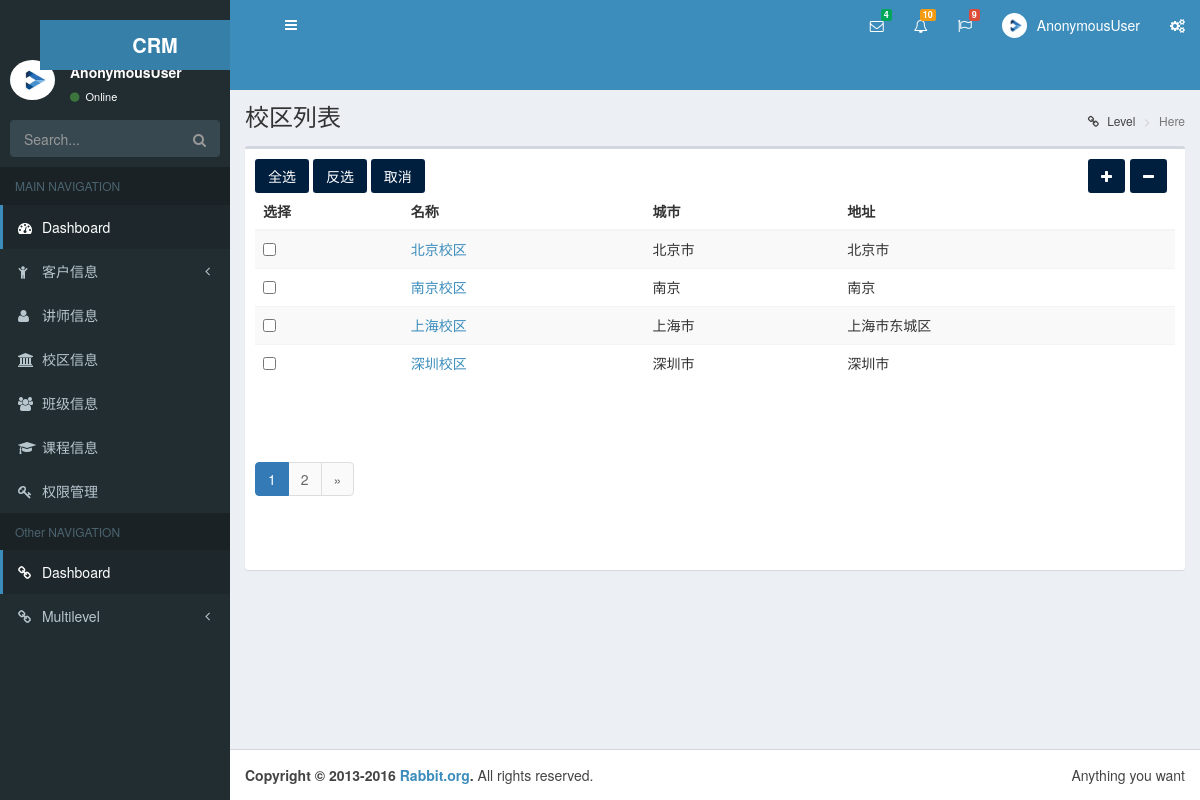
The page /crm/school/ on the database its author committed.
### crm_new/models.py (models this page shows, shortened)
class School(models.Model):
    name = models.CharField(max_length=128,unique=True)
    city = models.CharField(max_length=64)
    addr = models.CharField(max_length=128)

### crm_new/views.py (the view)
# urls.py: url(r'^school/(\d+)/$',views.school_detail,name="school_detail" ),
def school(request):
    if request.method == 'POST':
        form = forms.SchoolModelForm(request.POST)
        if form.is_valid():
            form.save()
    shcool_list = models.School.objects.all()
    pageinator = Paginator(shcool_list,4)
    page = request.GET.get('page')
    try:
        objs = pageinator.page(page)
    except PageNotAnInteger:
        objs = pageinator.page(1)
    except EmptyPage:
        objs = pageinator.page(pageinator.num_pages)
    form = forms.SchoolModelForm()
    return render(request,'crm/school.html',{'shcool_list':objs,
                                             'model_form':form
                                             })

### crm_new/forms.py
class SchoolModelForm(forms.ModelForm):
    class Meta:
        model = models.School
        exclude = ()

### crm_new/templatetags/customer_tag.py (called while the page is built)
@register.simple_tag
def guess_page(current_page,loop_num):
    offset = abs(current_page - loop_num)
    if offset < 3:
        if current_page == loop_num:
            page_ele = '''<li class="active"><a href="?page=%s">%s</a></li>''' %(loop_num,loop_num)
        else:
            page_ele = '''<li ><a href="?page=%s">%s</a></li>''' %(loop_num,loop_num)
        return format_html(page_ele)
    else:
        return ''

### templates/crm/school.html (shortened to what this page needs)
{% extends 'crm/base_list.html' %}
{% load customer_tag %}
{% block list-head %}
    校区列表
{% endblock %}
{% block list-form-del %}
    <form action="/crm/school_del/" method="post">
{% endblock %}
{% block list-form-table %}
    <table class="table  table-hover table-striped" >
        <thead>
        <tr>
            <th>选择</th>
            <th>名称</th>
            <th>城市</th>
            <th>地址</th>
        </tr>
        </thead>
        <tbody>
        {% for item in shcool_list %}
            <tr>
                <td><input name="choice" type="checkbox"  value='{{ item.id }}'/></td>
                <td><a href="{% url 'school_detail' item.id  %}">{{ item.name }}</a></td>
                <td>{{ item.city }}</td>
                <td>{{ item.addr }}</td>
            </tr>
        {% endfor %}
        </tbody>
    </table>
{% endblock %}
{% block pagination %}
    <ul class="pagination" >
        {% for page_num in shcool_list.paginator.page_range %}
            {% guess_page shcool_list.number page_num %}
        {% endfor %}
        {% if shcool_list.has_next %}
            <li class="">
                <a href="?page={{ shcool_list.next_page_number }}" aria-label="Next">
                    <span aria-hidden="true">&raquo;</span>
                </a>
            </li>
        {% endif %}
    </ul>
{% endblock %}

### rows shown on the page
School: name "北京校区", city "北京市", addr "北京市"
School: name "南京校区", city "南京", addr "南京"
School: name "上海校区", city "上海市", addr "上海市东城区"
School: name "深圳校区", city "深圳市", addr "深圳市"

### other values the page prints
{{ user }} "AnonymousUser"
